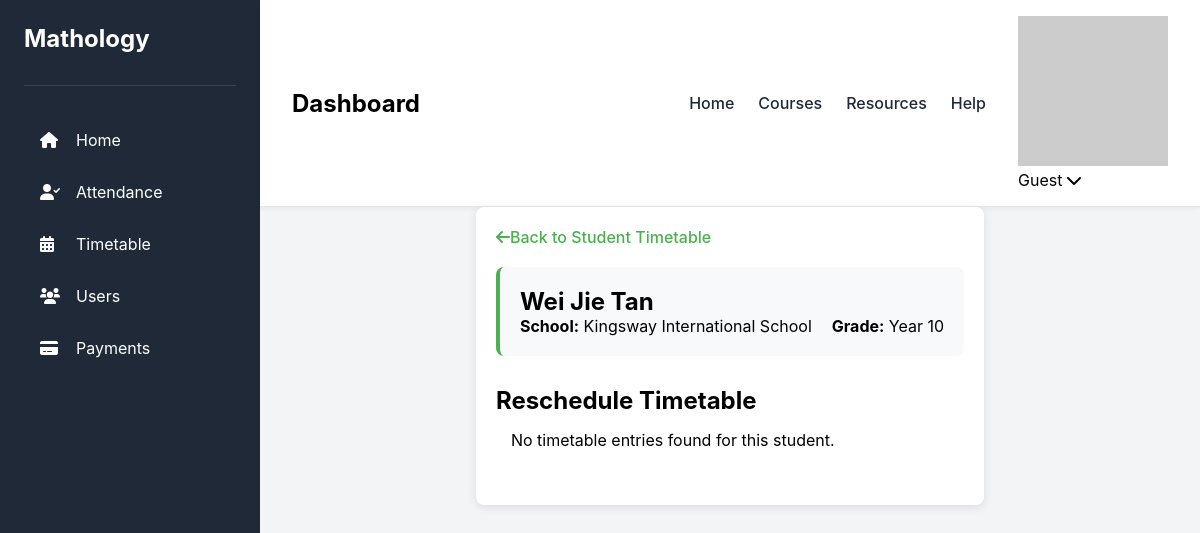
Page /Pages/admin/timetable_reschedule.php?student_id=1 on the earlier database version.
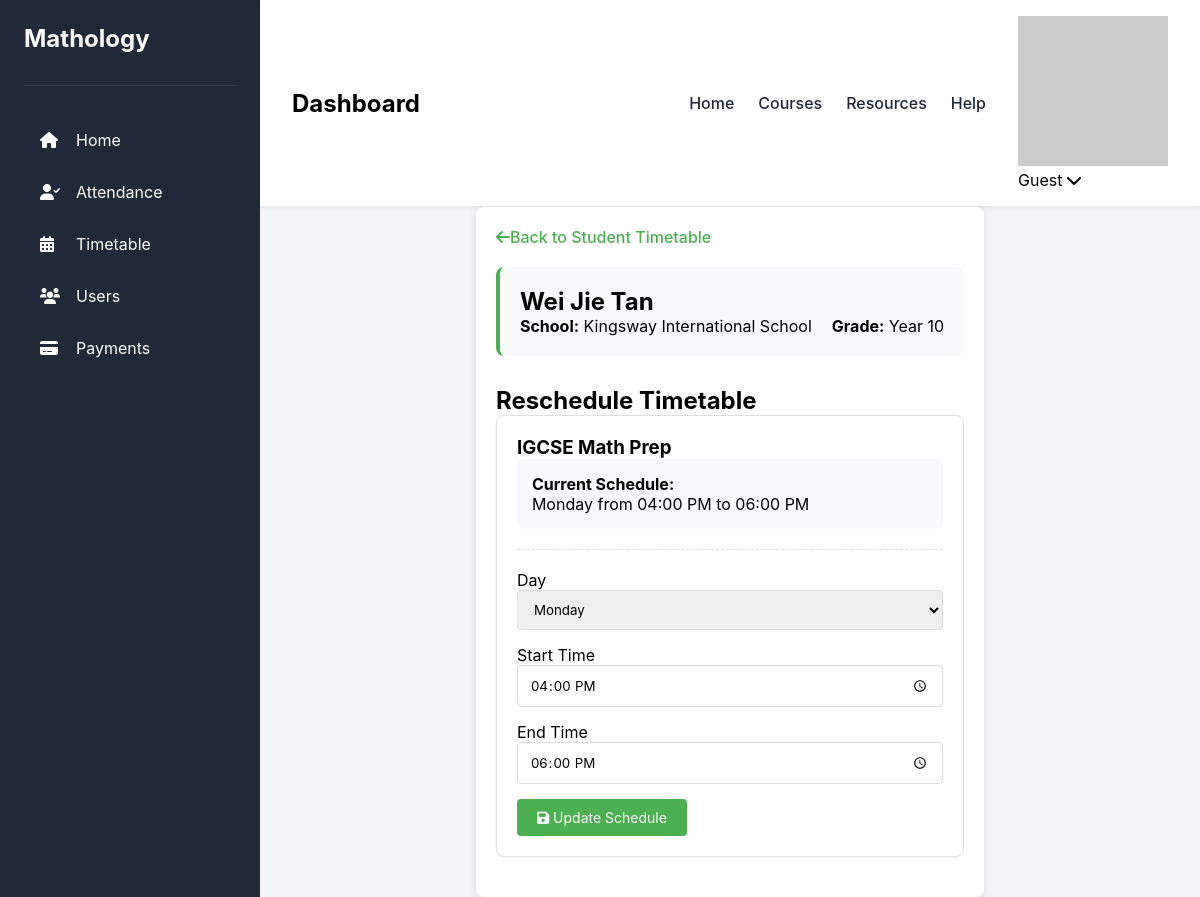
Same page on the later database version.
### tables this page shows
CREATE TABLE `student_timetable` (
  `id` int(11) NOT NULL,
  `course` varchar(100) NOT NULL,
  `day` varchar(10) NOT NULL,
  `start_time` time NOT NULL,
  `end_time` time NOT NULL,
  `approved_at` timestamp NOT NULL DEFAULT current_timestamp(),
  `status` enum('active','cancelled') DEFAULT 'active',
  `student_course_id` int(11) NOT NULL
);

CREATE TABLE `courses` (
  `course_id` int(11) NOT NULL,
  `course_name` varchar(100) NOT NULL,
  `description` text DEFAULT NULL,
  `level` varchar(50) DEFAULT NULL,
  `created_at` timestamp NOT NULL DEFAULT current_timestamp()
);

### Pages/admin/timetable_reschedule.php (the view, shortened to what the changed rows need)
<?php
require_once 'setting.php';
$student = null;
$current_timetable = null;
$student_id = null;
if (isset($_GET['student_id'])) {
    $student_id = (int)$_GET['student_id'];
    $student_result = $conn->query("SELECT * FROM Students WHERE student_id = $student_id");
    if ($student_result && $student_result->num_rows > 0) {
        $student = $student_result->fetch_assoc();
        $current_timetable = $conn->query("
            SELECT t.*, c.course_name
            FROM student_timetable t
            JOIN student_courses sc ON t.student_course_id = sc.student_course_id
            JOIN courses c ON sc.course_id = c.course_id
            WHERE sc.student_id = $student_id
            ORDER BY FIELD(t.day, 'Monday', 'Tuesday', 'Wednesday', 'Thursday', 'Friday'), t.start_time
        ");
    } else {
        $_SESSION['error'] = "Student not found";
        header("Location: timetable_approve.php");
        exit();
    }
} else {
    $_SESSION['error'] = "Student ID is required";
    header("Location: timetable_approve.php");
    exit();
}
?>
<!DOCTYPE html>
<html lang="en">
<head>
    <link rel="stylesheet" href="../styles/common.css">
    <link rel="stylesheet" href="../styles/timtable.css">
    <link rel="stylesheet" href="https://cdnjs.cloudflare.com/ajax/libs/font-awesome/6.0.0/css/all.min.css">
</head>
<body>
    <div class="dashboard-container">
        <?php require("Aside_Nav.php"); ?>
        <main class="main-content">
            <?php require("Top_Nav_Bar.php"); ?>
            <div class="reschedule-container">
                <a href="timetable_approve.php?student_id=<?= $student_id ?>" class="back-link">
                    <i class="fas fa-arrow-left"></i> Back to Student Timetable
                </a>
                <div class="student-info">
                    <h2><?= htmlspecialchars($student['First_Name'] . ' ' . $student['Last_Name']) ?></h2>
                    <div style="display: flex; gap: 20px;">
                    </div>
                </div>
                <h2>Reschedule Timetable</h2>
                <?php if ($current_timetable && $current_timetable->num_rows > 0): ?>
                    <?php while ($entry = $current_timetable->fetch_assoc()): ?>
                        <div class="timetable-card">
                            <h3><?= htmlspecialchars($entry['course_name']) ?></h3>
                            <div class="current-schedule">
                                <p><strong>Current Schedule:</strong></p>
                                <p><?= htmlspecialchars($entry['day']) ?> from
                                <?= date('h:i A', strtotime($entry['start_time'])) ?> to
                                <?= date('h:i A', strtotime($entry['end_time'])) ?></p>
                            </div>
                            <div class="reschedule-form">
                                <form method="POST" action="timetable_reschedule.php?student_id=<?= $student_id ?>">
                                    <div class="form-group">
                                        <label>Day</label>
                                        <select name="day" class="form-control" required>
                                            <?php foreach (['Monday','Tuesday','Wednesday','Thursday','Friday'] as $day): ?>
                                                <option value="<?= $day ?>" <?= $entry['day'] == $day ? 'selected' : '' ?>>
                                                    <?= $day ?>
                                                </option>
                                            <?php endforeach; ?>
                                        </select>
                                    </div>
                                    <div class="form-group">
                                        <label>Start Time</label>
                                        <input type="time" name="start_time" class="form-control"
                                               value="<?= date('H:i', strtotime($entry['start_time'])) ?>" required>
                                    </div>
                                    <div class="form-group">
                                        <label>End Time</label>
                                        <input type="time" name="end_time" class="form-control"
                                               value="<?= date('H:i', strtotime($entry['end_time'])) ?>" required>
                                    </div>
                                    <button type="submit" name="reschedule" class="btn btn-primary">
                                        <i class="fas fa-save"></i> Update Schedule
                                    </button>
                                </form>
                            </div>
                        </div>
                    <?php endwhile; ?>
                <?php else: ?>
                    <div class="alert alert-info">
                        No timetable entries found for this student.
                    </div>
                <?php endif; ?>
            </div>
        </main>
    </div>
</body>
</html>

Differences in the rows shown:
now on this page (row edited): student_timetable: courses.course_name "IGCSE Math Prep", day "Monday", start_time "04:00 PM", end_time "06:00 PM", start_time "16:00", end_time "18:00"
Other differences:
text no longer shown: "No timetable entries found for this student."
